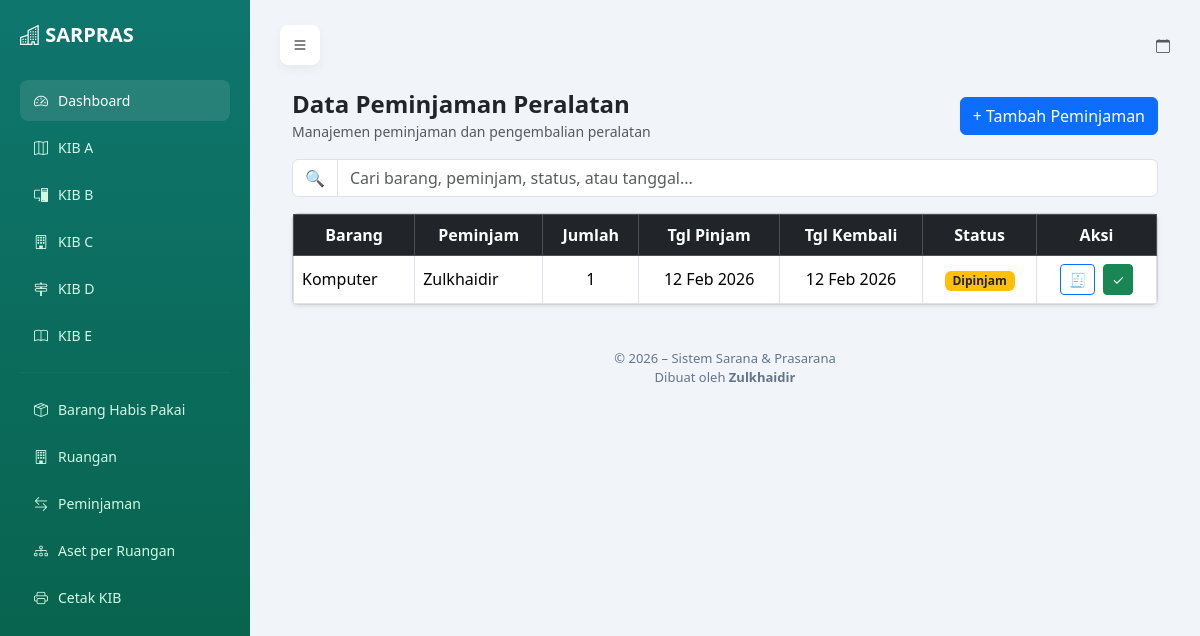
The app's page /peminjaman/ with its own data.
### sarpras/models.py (models this page shows, shortened)
class Peminjaman(models.Model):
    STATUS_CHOICES = (
        ('dipinjam', 'Dipinjam'),
        ('kembali', 'Kembali'),
    )
    barang = models.ForeignKey(
        PeralatanMesin,
        on_delete=models.CASCADE,
        related_name='peminjaman'
    )
    peminjam = models.CharField(max_length=200)
    jumlah_pinjam = models.PositiveIntegerField()
    tanggal_pinjam = models.DateField(auto_now_add=True)
    tanggal_kembali = models.DateField(null=True, blank=True)
    status = models.CharField(
        max_length=20,
        choices=STATUS_CHOICES,
        default='dipinjam'
    )

class PeralatanMesin(models.Model):
    kode_barang = models.CharField(max_length=50, unique=True)
    nama = models.CharField(max_length=200)
    jumlah = models.PositiveIntegerField(default=0)
    kondisi = models.CharField(max_length=100)
    tahun_perolehan = models.PositiveIntegerField()
    gambar = models.ImageField(
        upload_to='peralatan/',
        blank=True,
        null=True)
    ruangan = models.ForeignKey ('Ruangan',
        on_delete=models.SET_NULL,
        null=True,
        blank=True,
        related_name='peralatan'
    )

### sarpras/views.py (the view)
# urls.py: path('peminjaman/', views.peminjaman_list, name='peminjaman_list'),
def peminjaman_list(request):
    data = Peminjaman.objects.all().order_by('-tanggal_pinjam')
    return render(request, 'peminjaman/list.html', {'data': data})

### sarpras/templates/peminjaman/list.html (shortened to what this page needs)
{% extends "sarpras/base.html" %}
{% block content %}
<div class="container my-4">
    <div class="d-flex justify-content-between align-items-center mb-3">
        <div>
            <h4 class="fw-bold mb-0">Data Peminjaman Peralatan</h4>
            <small class="text-muted">
                Manajemen peminjaman dan pengembalian peralatan
            </small>
        </div>
        <a href="{% url 'peminjaman_create' %}" class="btn btn-primary">
            + Tambah Peminjaman
        </a>
    </div>
    <div class="mb-3">
        <div class="input-group">
            <span class="input-group-text bg-white">🔍</span>
            <input type="text"
                   id="searchInput"
                   class="form-control"
                   placeholder="Cari barang, peminjam, status, atau tanggal...">
        </div>
    </div>
    <div class="card shadow-sm">
        <div class="card-body p-0">
            <table class="table table-bordered table-hover align-middle mb-0">
                <thead class="table-dark text-center">
                    <tr>
                        <th>Barang</th>
                        <th>Peminjam</th>
                        <th>Jumlah</th>
                        <th>Tgl Pinjam</th>
                        <th>Tgl Kembali</th>
                        <th>Status</th>
                        <th width="120">Aksi</th>
                    </tr>
                </thead>
                <tbody id="tableBody">
                    {% for p in data %}
                    <tr>
                        <td>{{ p.barang.nama }}</td>
                        <td>{{ p.peminjam }}</td>
                        <td class="text-center">{{ p.jumlah_pinjam }}</td>
                        <td class="text-center">
                            {{ p.tanggal_pinjam|date:"d M Y" }}
                        </td>
                        <td class="text-center">
                            {% if p.tanggal_kembali %}
                                {{ p.tanggal_kembali|date:"d M Y" }}
                            {% else %}
                                -
                            {% endif %}
                        </td>
                        <td class="text-center">
                            {% if p.status|lower == "dipinjam" %}
                                <span class="badge bg-warning text-dark">
                                    Dipinjam
                                </span>
                            {% else %}
                                <span class="badge bg-success">
                                    Dikembalikan
                                </span>
                            {% endif %}
                        </td>
                        <td class="text-center text-nowrap">
                            {% if p.status|lower == "dipinjam" %}
                                <a href="{% url 'cetak_surat_peminjaman' p.id %}"
                                   target="_blank"
                                   class="btn btn-sm btn-outline-primary me-1"
                                   title="Cetak Surat">
                                   🧾
                                </a>
                                <a href="{% url 'peminjaman_kembali' p.id %}"
                                   class="btn btn-sm btn-success"
                                   title="Konfirmasi">
                                   ✓
                                </a>
                            {% else %}
                                <span class="text-muted">—</span>
                            {% endif %}
                        </td>
                    </tr>
                    {% empty %}
                    <tr>
                        <td colspan="7" class="text-center text-muted py-3">
                            Belum ada data peminjaman
                        </td>
                    </tr>
                    {% endfor %}
                </tbody>
            </table>
        </div>
    </div>
</div>
{% endblock %}

### sarpras/templates/sarpras/base.html (style rules this page uses)
body { background: #f1f5f9; margin: 0; }

### records on screen
Peminjaman: barang.nama "Komputer", peminjam "Zulkhaidir", jumlah_pinjam "1", tanggal_pinjam "12 Feb 2026", tanggal_kembali "12 Feb 2026", status "Dipinjam"
